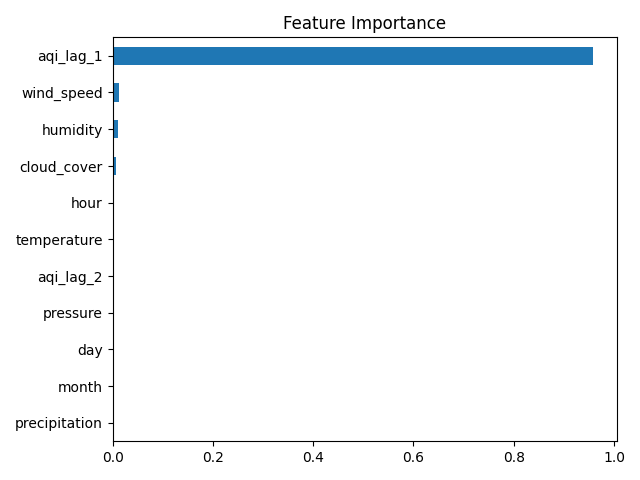

Recreate this plot in Python.
import pandas as pd
import matplotlib.pyplot as plt

from sklearn.ensemble import RandomForestRegressor

df = pd.read_csv("historical_aqi_dataset.csv")

df["datetime"] = pd.to_datetime(df["datetime"])

df["hour"] = df["datetime"].dt.hour
df["day"] = df["datetime"].dt.day
df["month"] = df["datetime"].dt.month

df["aqi_lag_1"] = df["aqi"].shift(1)
df["aqi_lag_2"] = df["aqi"].shift(2)

df = df.dropna()

FEATURES = [
    "temperature",
    "humidity",
    "wind_speed",
    "pressure",
    "cloud_cover",
    "precipitation",
    "hour",
    "day",
    "month",
    "aqi_lag_1",
    "aqi_lag_2"
]

X = df[FEATURES]
y = df["aqi"]

model = RandomForestRegressor(
    n_estimators=100,
    random_state=42
)

model.fit(X, y)

importance = pd.Series(
    model.feature_importances_,
    index=FEATURES
)

importance.sort_values().plot.barh()

plt.title("Feature Importance")

plt.tight_layout()

plt.savefig("feature_importance.png")

plt.show()
